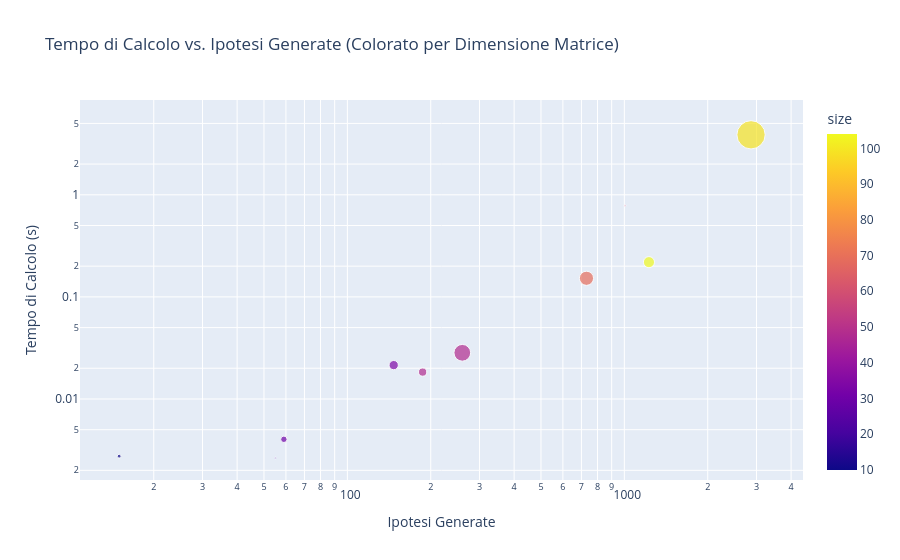

Source (notebook cell):
### Code cell
fig = px.scatter(
    df,
    x='hypotheses_generated',
    y='computation_time',
    color='size', # Colora in base alla dimensione del problema
    size='mhs_count', # La dimensione del punto indica il numero di MHS trovati
    hover_data=['mhs_count', 'levels_explored', 'max_level_size', 'rows', 'cols', 'file_size_mb'],
    title='Tempo di Calcolo vs. Ipotesi Generate (Colorato per Dimensione Matrice)',
    labels={'hypotheses_generated': 'Ipotesi Generate', 'computation_time': 'Tempo di Calcolo (s)'},
    log_x=True, # Utile se le ipotesi generate crescono molto
    log_y=True
)
fig.show()

### Figure 1 — Plotly figure (JSON) as saved in the notebook; plotly's stock layout.template omitted (floating-point values rounded to 4 significant figures)
{"data": [{"customdata": [[271.0, 3.0, 2356.0, 3.0, 33.0, 0.001053], [95.0, 2.0, 236.0, 2.0, 24.0, 0.0009251], [23.0, 2.0, 163.0, 2.0, 24.0, 0.0009251], [1.0, 2.0, 45.0, 2.0, 10.0, 0.0009241], [14.0, 2.0, 44.0, 2.0, 15.0, 0.0009251], [42.0, 4.0, 519.0, 4.0, 26.0, 0.001181], [29.0, 2.0, 130.0, 2.0, 17.0, 0.0009241], [5.0, 2.0, 10.0, 2.0, 5.0, 0.0009241], [1.0, 3.0, 816.0, 3.0, 19.0, 0.001052], [68.0, 3.0, 480.0, 3.0, 23.0, 0.001053]], "hovertemplate": "Ipotesi Generate=%{x}<br>Tempo di Calcolo (s)=%{y}<br>mhs_count=%{customdata[0]}<br>levels_explored=%{customdata[1]}<br>max_level_size=%{customdata[2]}<br>rows=%{customdata[3]}<br>cols=%{customdata[4]}<br>file_size_mb=%{customdata[5]}<br>size=%{marker.color}<extra></extra>", "legendgroup": "", "marker": {"color": [99, 48, 48, 20, 30, 104, 34, 10, 57, 69], "coloraxis": "coloraxis", "size": [271, 95, 23, 1, 14, 42, 29, 5, 1, 68], "sizemode": "area", "sizeref": 0.6775, "symbol": "circle"}, "mode": "markers", "name": "", "orientation": "v", "showlegend": false, "type": "scatter", "x": [2867, 260, 187, 55, 59, 1227, 147, 15, 1006, 730], "xaxis": "x", "y": [3.868, 0.02833, 0.01834, 0.002642, 0.004027, 0.2189, 0.02146, 0.002753, 0.7843, 0.1521], "yaxis": "y"}], "layout": {"coloraxis": {"colorbar": {"title": {"text": "size"}}, "colorscale": [[0, "#0d0887"], [0.1111, "#46039f"], [0.2222, "#7201a8"], [0.3333, "#9c179e"], [0.4444, "#bd3786"], [0.5556, "#d8576b"], [0.6667, "#ed7953"], [0.7778, "#fb9f3a"], [0.8889, "#fdca26"], [1, "#f0f921"]]}, "legend": {"itemsizing": "constant", "tracegroupgap": 0}, "title": {"text": "Tempo di Calcolo vs. Ipotesi Generate (Colorato per Dimensione Matrice)"}, "xaxis": {"anchor": "y", "domain": [0, 1], "title": {"text": "Ipotesi Generate"}, "type": "log"}, "yaxis": {"anchor": "x", "domain": [0, 1], "title": {"text": "Tempo di Calcolo (s)"}, "type": "log"}}}
